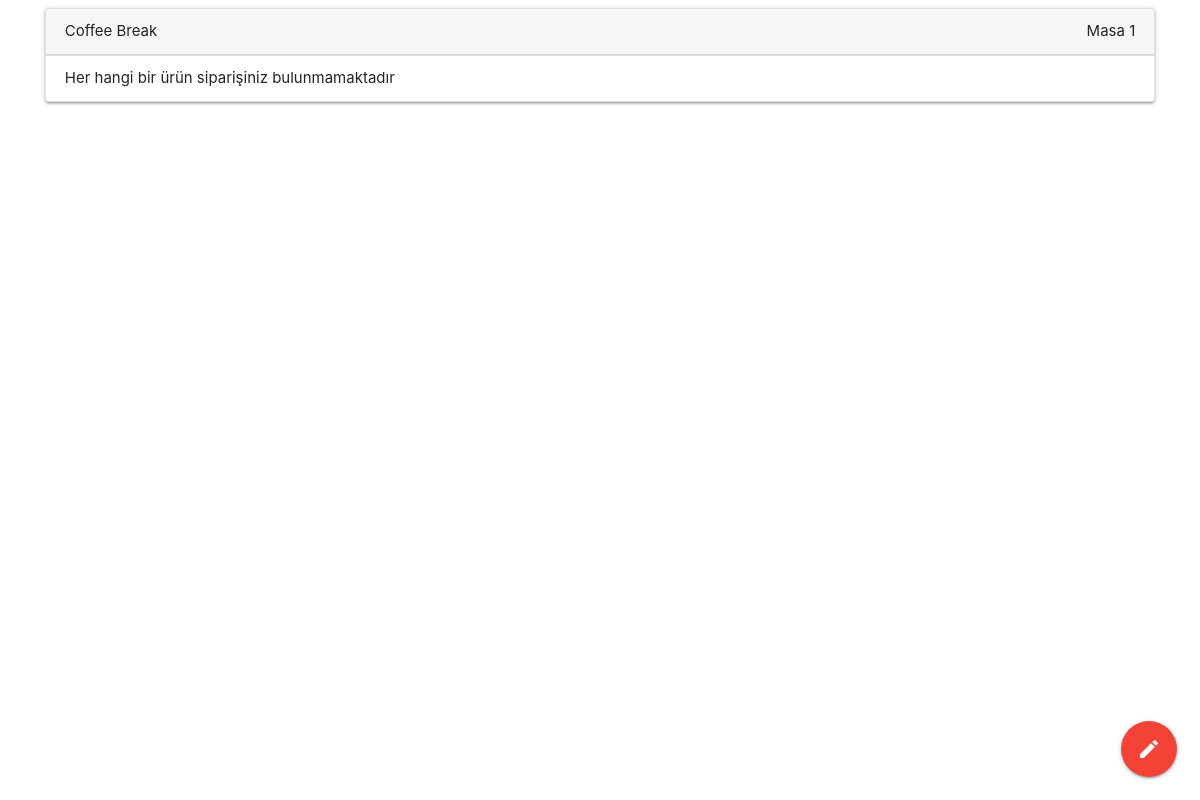
Page /detail/coffee-break/1 on the earlier database version.
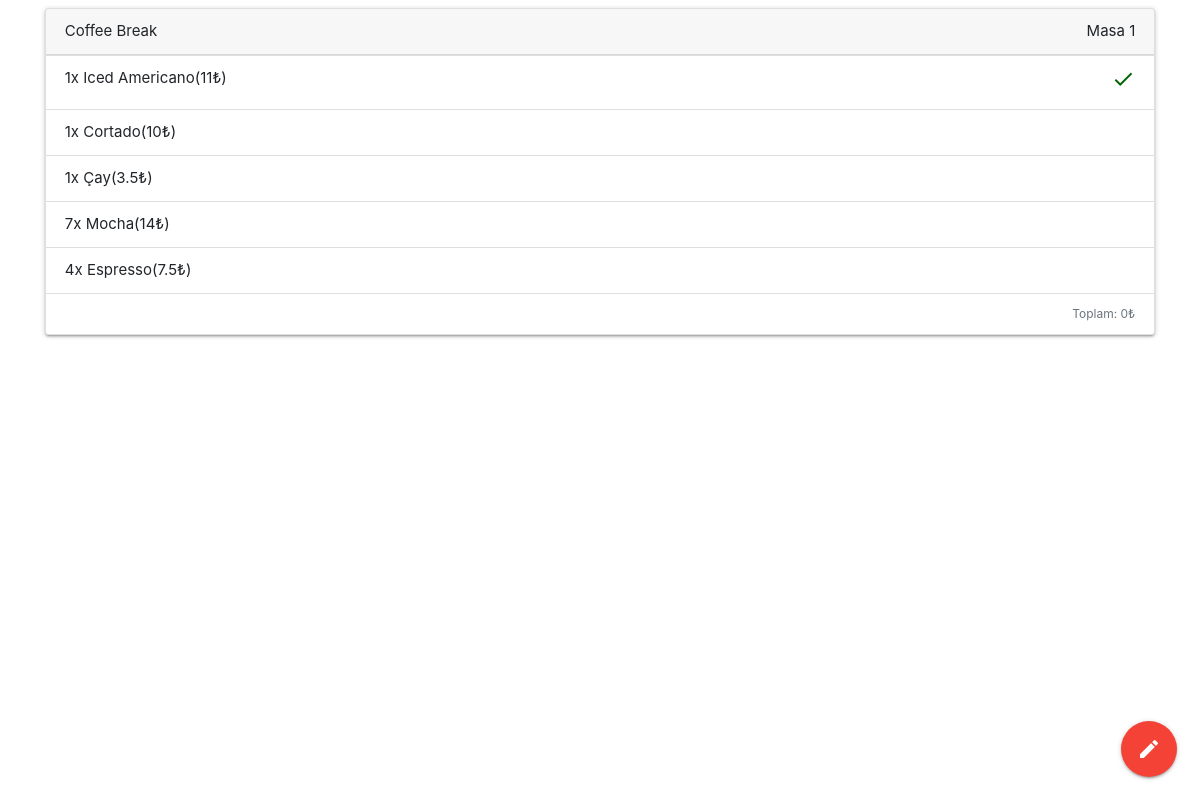
Same page on the later database version.
### qrback/models.py (models this page shows, shortened)
class Accounting(models.Model):
    table = models.IntegerField()
    order_list = models.ManyToManyField(Account_Entry, blank=True)
    first_order_time = models.DateTimeField(default=timezone.now)
    last_order_time = models.DateTimeField(auto_now=True)
    closed_at = models.DateTimeField(auto_now_add=True)
    is_closed = models.BooleanField(default=False)
    checked_money = models.FloatField(default=0)
    requesting_garson = models.BooleanField(default=False)
    company = models.ForeignKey(Company, on_delete=models.CASCADE)
    @property
    def get_borrow(self):
        sum = 0
        if self.order_list.exists():
            order_list = self.order_list.filter(is_deleted=False, is_checked=True)
            if order_list.count() > 0:
                sum = list(order_list.annotate(total_spent=Sum(
                    F('price') *
                    F('count'),
                    output_field=models.FloatField()
                )).aggregate(Sum('total_spent')).values())[0] - self.checked_money
        return sum
    @classmethod
    def get_table_account(cls, company, table_id):
        ses_table = cls.objects.filter(company=company, is_closed=False, table=table_id).last()
        if ses_table == None:
            ses_table = cls()
            ses_table.table = table_id
            ses_table.company = company
            ses_table.save()
        return ses_table

class Company(models.Model):
    owner = models.ForeignKey(User, on_delete=models.CASCADE, blank=True, null=True)
    name = models.CharField(max_length=20)
    menu = models.ImageField(upload_to=get_image_path, blank=True, null=True)
    logo = models.ImageField(upload_to=get_image_path, blank=True, null=True)
    slug = models.SlugField(blank=True)
    account_type = models.ForeignKey(AccountType, on_delete=models.CASCADE)
    phone_regex = RegexValidator(regex=r'^\+?1?\d{9,15}$',
                                 message="Phone number must be entered in the format: '+999999999'. Up to 15 digits allowed.")
    email_regex = RegexValidator(regex=r'^([a-zA-Z0-9_\-\.]+)@([a-zA-Z0-9_\-\.]+)\.([a-zA-Z]{2,5})$',
                                 message="Email address must be entered in the format: 'example@mail.com'.")
    phone = models.CharField(validators=[phone_regex], max_length=17, blank=True,
                             null=True)  # validators should be a list
    email = models.CharField(validators=[email_regex], max_length=50, blank=True)
    instagram = models.URLField(blank=True)
    facebook = models.URLField(blank=True)
    twitter = models.URLField(blank=True)
    tripadvisor = models.URLField(blank=True)
    youtube = models.URLField(blank=True)
    pinterest = models.URLField(blank=True)
    def __str__(self):
        return self.name

class Account_Entry(models.Model):
    name = models.CharField(max_length=20)
    price = models.FloatField(default=0)
    count = models.IntegerField(default=0)
    is_checked = models.BooleanField(default=False)
    time = models.DateTimeField(default=timezone.now)
    is_delivered = models.BooleanField(default=False)
    is_deleted = models.BooleanField(default=False)

### qrback/views.py (the view)
# urls.py: path('detail/<slug:slug>/<int:table_id>', orderDetail, name='order-detail'),
def orderDetail(request, *args, **kwargs):
    slug = kwargs['slug']
    table_id = kwargs['table_id']
    company = Company.objects.get(slug=slug)
    accounting = Accounting.get_table_account(company, table_id)
    context = {'accounting': accounting}
    return render(request, template_name='digitalAccounting.html', context=context)

### templates/digitalAccounting.html (shortened to what this page needs)
<!DOCTYPE html>
<html lang="en">
<head>
    {% load static %}
    <link rel="stylesheet" href="https://cdnjs.cloudflare.com/ajax/libs/materialize/1.0.0/css/materialize.min.css">
    <link href="https://stackpath.bootstrapcdn.com/bootstrap/4.5.0/css/bootstrap.min.css" rel="stylesheet">
</head>
<body>
<div class="fixed-action-btn" style="size: 1px">
    <a class="btn-floating btn-large red" style="size: 1px">
        <i class="large material-icons">mode_edit</i>
    </a>
</div>
<div class="container">
    <div class="card w-100" style="width: auto;min-width: max-content">
        <div class="card-header">
            {{ accounting.company }}
            <span style="float: right">Masa {{ accounting.table }}</span>
        </div>
        <ul class="list-group list-group-flush">
            {% if accounting.order_list.count < 1 %}
                <li class="list-group-item">Her hangi bir ürün siparişiniz bulunmamaktadır</li>
            {% endif %}
            {% for order_list in accounting.order_list.all %}
                <li class="list-group-item">{{ order_list.count }}x {{ order_list.name }}({{ order_list.price|floatformat }}₺)
                    <div style="float: right">
                        {% if order_list.is_deleted %}
                            <i class="material-icons" style="color: darkgreen"
                               title="siparişiniz iptal edildi">check </i>
                        {% endif %}
                    </div>
                </li>
                {% if forloop.last %}
                    <li class="list-group-item">
                        <small class="text-muted" style="float: right">Toplam: {{ accounting.get_borrow|floatformat }}₺
                        </small>
                    </li>
                {% endif %}
            {% endfor %}
        </ul>
    </div>
</div>
</body>
</html>

### templates/digitalAccounting.html (style rules this page uses)
a.btn-floating { font-size: 10px; }

Differences in the rows shown:
added Account_Entry: count "1", name "Iced Americano", price "11", is_deleted True (drawn)
added Account_Entry: count "1", name "Cortado", price "10"
added Account_Entry: count "1", name "Çay", price "3.5"
added Account_Entry: count "7", name "Mocha", price "14"
added Account_Entry: count "4", name "Espresso", price "7.5", {{ accounting.get_borrow|floatformat }} "0"
Other differences:
text no longer shown: "Her hangi bir ürün siparişiniz bulunmamaktadır"
